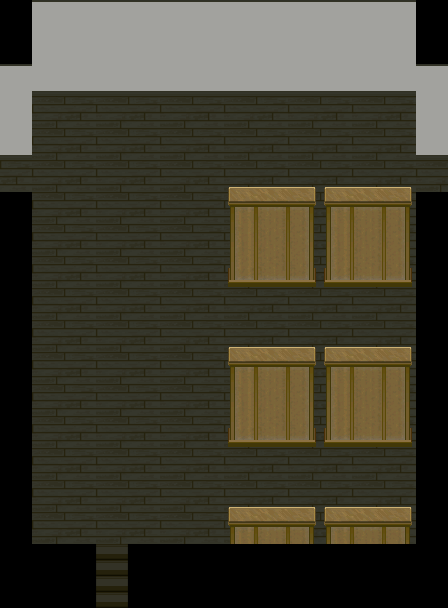

A 2D game scene composited from a Tiled map and its tileset images. What follows is a short description and the map's XML, with every tile layer's data as written:
An orthogonal 14x19 tile map with 32x32 px tiles, 6 tile layers (layer0, layer1, layer2, layer3, ...), 3 tilesets.

<map version="1.9" tiledversion="1.9.2" orientation="orthogonal" renderorder="right-down" width="14" height="19" tilewidth="32" tileheight="32" infinite="0" nextlayerid="7" nextobjectid="1">
 <tileset firstgid="1" source="res/add_more.tsx" />
 <tileset firstgid="513" source="res/room-01-udw.tsx" />
 <tileset firstgid="1625" source="res/room-01-ud.tsx" />
 <layer id="4" name="layer0" width="14" height="19" locked="1">
  <data encoding="csv">
0,0,0,0,0,0,0,0,0,0,0,0,0,0,
0,0,0,0,0,0,0,0,0,0,0,0,0,0,
0,0,0,0,0,0,0,0,0,0,0,0,0,0,
0,312,312,312,312,312,312,312,312,312,312,312,312,0,
0,312,312,312,312,312,312,312,312,312,312,312,312,0,
312,312,312,312,312,312,312,312,312,312,312,312,312,312,
0,312,312,312,312,312,312,312,312,312,312,312,312,0,
0,312,312,312,312,312,312,312,312,312,312,312,312,0,
0,312,312,312,312,312,312,0,0,0,0,0,0,0,
0,312,312,312,312,312,312,312,312,312,312,312,312,0,
0,312,312,312,312,312,312,312,312,312,312,312,312,0,
0,312,312,312,312,312,312,312,312,312,312,312,312,0,
0,312,312,312,312,312,312,312,312,312,312,312,312,0,
0,312,312,312,312,312,312,0,0,0,0,0,0,0,
0,312,312,312,312,312,312,312,312,312,312,312,312,0,
0,312,312,312,312,312,312,312,312,312,312,312,312,0,
0,312,312,312,312,312,312,0,0,0,0,0,0,0,
0,0,0,0,0,0,0,0,0,0,0,0,0,0,
0,0,0,0,0,0,0,0,0,0,0,0,0,0
</data>
 </layer>
 <layer id="1" name="layer1" width="14" height="19" locked="1">
  <data encoding="csv">
28,12,12,12,12,12,12,12,12,12,12,12,12,28,
28,12,12,12,12,12,12,12,12,12,12,12,12,28,
12,12,12,12,12,12,12,12,12,12,12,12,12,12,
12,77,78,77,78,77,78,77,78,77,78,77,78,12,
12,77,78,77,78,77,78,77,78,77,78,77,78,12,
78,77,78,77,78,77,78,77,78,77,78,77,78,77,
28,77,78,77,78,77,78,77,78,77,78,77,78,28,
28,77,78,77,78,77,78,77,78,77,78,77,78,28,
28,77,78,77,78,77,78,77,78,77,78,77,78,28,
28,77,78,77,78,77,78,77,78,77,78,77,78,28,
28,77,78,77,78,77,78,77,78,77,78,77,78,28,
28,77,78,77,78,77,78,77,78,77,78,77,78,28,
28,77,78,77,78,77,78,77,78,77,78,77,78,28,
28,77,78,77,78,77,78,77,78,77,78,77,78,28,
28,77,78,77,78,77,78,77,78,77,78,77,78,28,
28,77,78,77,78,77,78,77,78,77,78,77,78,28,
28,77,78,77,78,77,78,77,78,77,78,77,78,28,
28,28,28,93,28,28,28,28,28,28,28,28,28,28,
28,28,28,93,28,28,28,28,28,28,28,28,28,28
</data>
 </layer>
 <layer id="2" name="layer2" width="14" height="19" locked="1">
  <data encoding="csv">
0,11,11,11,11,11,11,11,11,11,11,11,11,0,
0,0,0,0,0,0,0,0,0,0,0,0,0,0,
11,27,27,27,27,27,27,27,27,27,27,27,27,11,
0,0,0,0,0,0,0,0,0,0,0,0,0,0,
27,0,0,0,0,0,0,0,0,0,0,0,0,27,
0,0,0,0,0,0,0,0,0,0,0,0,0,0,
0,0,0,0,0,0,0,0,0,0,0,0,0,0,
0,0,0,0,0,0,0,0,0,0,0,0,0,0,
0,0,0,0,0,0,0,1924,1925,1926,1924,1925,1926,0,
0,0,0,0,0,0,0,0,0,0,0,0,0,0,
0,0,0,0,0,0,0,0,0,0,0,0,0,0,
0,0,0,0,0,0,0,0,0,0,0,0,0,0,
0,0,0,0,0,0,0,0,0,0,0,0,0,0,
0,0,0,0,0,0,0,1924,1925,1926,1924,1925,1926,0,
0,0,0,0,0,0,0,0,0,0,0,0,0,0,
0,0,0,0,0,0,0,0,0,0,0,0,0,0,
0,0,0,0,0,0,0,0,0,0,0,0,0,0,
0,0,0,0,0,0,0,0,0,0,0,0,0,0,
0,0,0,0,0,0,0,0,0,0,0,0,0,0
</data>
 </layer>
 <layer id="3" name="layer3" width="14" height="19" locked="1">
  <data encoding="csv">
0,0,0,0,0,0,0,0,0,0,0,0,0,0,
0,0,0,0,0,0,0,0,0,0,0,0,0,0,
0,0,0,0,0,0,0,0,0,0,0,0,0,0,
0,0,0,0,0,0,0,0,0,0,0,0,0,0,
0,0,0,0,0,0,0,0,0,0,0,0,0,0,
0,0,0,0,0,0,0,1900,1901,1902,1900,1901,1902,0,
0,0,0,0,0,0,0,1908,1909,1910,1908,1909,1910,0,
0,0,0,0,0,0,0,1916,1917,1918,1916,1917,1918,0,
0,0,0,0,0,0,0,0,0,0,0,0,0,0,
0,0,0,0,0,0,0,0,0,0,0,0,0,0,
0,0,0,0,0,0,0,0,0,0,0,0,0,0,
0,0,0,0,0,0,0,0,0,0,0,0,0,0,
0,0,0,0,0,0,0,0,0,0,0,0,0,0,
0,0,0,0,0,0,0,0,0,0,0,0,0,0,
0,0,0,0,0,0,0,0,0,0,0,0,0,0,
0,0,0,0,0,0,0,0,0,0,0,0,0,0,
0,0,0,0,0,0,0,0,0,0,0,0,0,0,
0,0,0,0,0,0,0,0,0,0,0,0,0,0,
0,0,0,0,0,0,0,0,0,0,0,0,0,0
</data>
 </layer>
 <layer id="5" name="layer4" width="14" height="19" locked="1">
  <data encoding="csv">
0,0,0,0,0,0,0,0,0,0,0,0,0,0,
0,0,0,0,0,0,0,0,0,0,0,0,0,0,
0,0,0,0,0,0,0,0,0,0,0,0,0,0,
0,0,0,0,0,0,0,0,0,0,0,0,0,0,
0,0,0,0,0,0,0,0,0,0,0,0,0,0,
0,0,0,0,0,0,0,0,0,0,0,0,0,0,
0,0,0,0,0,0,0,0,0,0,0,0,0,0,
0,0,0,0,0,0,0,0,0,0,0,0,0,0,
0,0,0,0,0,0,0,0,0,0,0,0,0,0,
0,0,0,0,0,0,0,0,0,0,0,0,0,0,
0,0,0,0,0,0,0,1900,1901,1902,1900,1901,1902,0,
0,0,0,0,0,0,0,1908,1909,1910,1908,1909,1910,0,
0,0,0,0,0,0,0,1916,1917,1918,1916,1917,1918,0,
0,0,0,0,0,0,0,0,0,0,0,0,0,0,
0,0,0,0,0,0,0,0,0,0,0,0,0,0,
0,0,0,0,0,0,0,0,0,0,0,0,0,0,
0,0,0,0,0,0,0,0,0,0,0,0,0,0,
0,0,0,0,0,0,0,0,0,0,0,0,0,0,
0,0,0,0,0,0,0,0,0,0,0,0,0,0
</data>
 </layer>
 <layer id="6" name="layer5" width="14" height="19" locked="1">
  <data encoding="csv">
0,0,0,0,0,0,0,0,0,0,0,0,0,0,
0,0,0,0,0,0,0,0,0,0,0,0,0,0,
0,0,0,0,0,0,0,0,0,0,0,0,0,0,
0,0,0,0,0,0,0,0,0,0,0,0,0,0,
0,0,0,0,0,0,0,0,0,0,0,0,0,0,
0,0,0,0,0,0,0,0,0,0,0,0,0,0,
0,0,0,0,0,0,0,0,0,0,0,0,0,0,
0,0,0,0,0,0,0,0,0,0,0,0,0,0,
0,0,0,0,0,0,0,0,0,0,0,0,0,0,
0,0,0,0,0,0,0,0,0,0,0,0,0,0,
0,0,0,0,0,0,0,0,0,0,0,0,0,0,
0,0,0,0,0,0,0,0,0,0,0,0,0,0,
0,0,0,0,0,0,0,0,0,0,0,0,0,0,
0,0,0,0,0,0,0,0,0,0,0,0,0,0,
0,0,0,0,0,0,0,0,0,0,0,0,0,0,
0,0,0,0,0,0,0,1900,1901,1902,1900,1901,1902,0,
0,0,0,0,0,0,0,1908,1909,1910,1908,1909,1910,0,
0,0,0,0,0,0,0,0,0,0,0,0,0,0,
0,0,0,0,0,0,0,0,0,0,0,0,0,0
</data>
 </layer>
</map>
